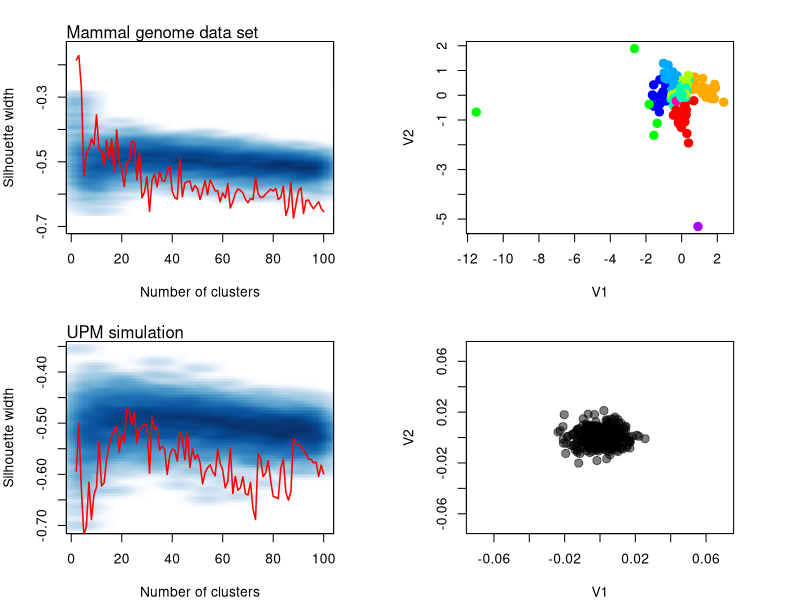
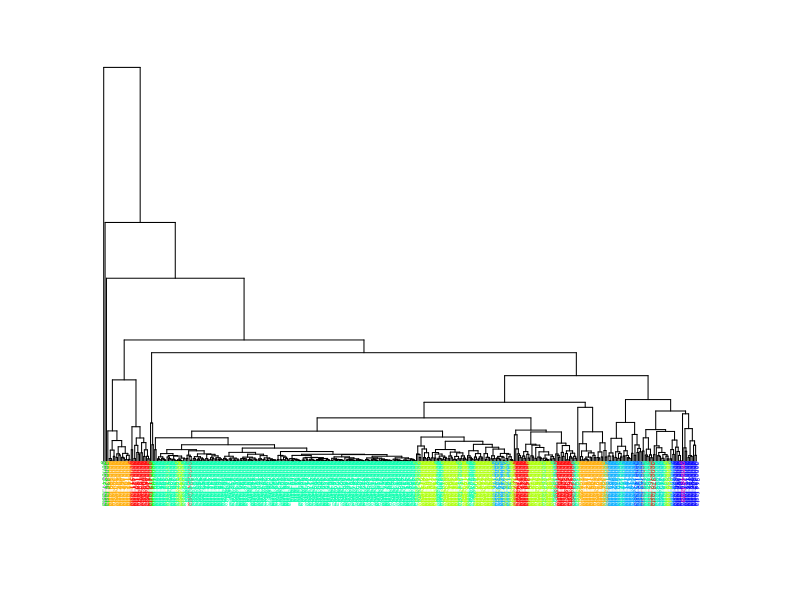
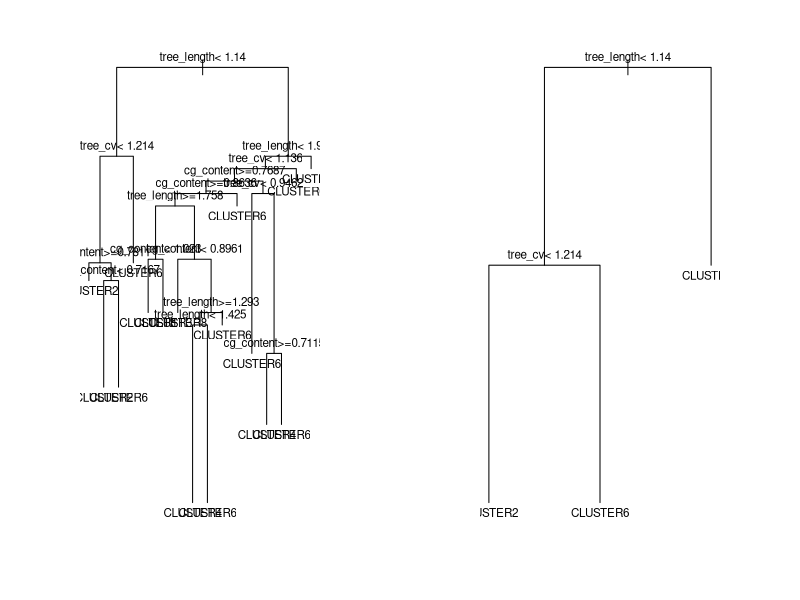

Here is the R script that generated these plots, in order:
#######
## Clustering and MDS
######

library(cluster)

true_cluster <- read.table("empirical_data/out_clus_sil.txt")
true_boot <- read.table("empirical_data/out_boot1.txt")
true_points <- read.table("empirical_data/points_mds.txt")

true_cluster_150 <- true_cluster[true_cluster[, 1] <= 100, ]
true_boot_150 <- true_boot[true_boot[, 1] <= 100, ]

sim_cluster <- read.table("upm_simulations/sim_clus_sil.txt")
sim_boot <- read.table("upm_simulations/out_boot1.sil.txt")
sim_points <- read.table("upm_simulations/points_points_sim_mds.txt")

sim_cluster_150 <- sim_cluster[sim_cluster[, 1] <= 100, ]
sim_boot_150 <- sim_boot[sim_boot[, 1] <= 100, ]
boot_ranges <- matrix(NA, nrow(true_cluster), 3)
for(i in 1:nrow(true_cluster)){
      boot_ranges[i, ] <- c(i + 1, range(true_boot[true_boot[, 1]==(i + 1), 2]))
}
signiff_clusters <- sapply(1:nrow(true_cluster), function(x) (true_cluster[x, 2] > boot_ranges[x, 3]))

cluster_id <- clara(true_points, k = 9)

pdf("upm_summary_results.pdf", width = 20, height = 13)
#########
#pdf("upm_plots.pdf")
par(mfrow = c(2, 2))
par(mar = c(4, 4, 2.5, 4))
smoothScatter((true_boot_150[, 1]), true_boot_150[, 2], pch = "", col = rgb(0, 0, 0.5, 0.1), ylim = c(-0.7, -0.15), xlab = "Number of clusters", ylab = "Silhouette width")
mtext("Mammal genome data set", adj = 0)
lines(true_cluster_150, lwd = 1.5, col = "red")
plot(true_points[, 1:2], pch = 20, col = rainbow(9)[cluster_id$clustering], cex = 2)

smoothScatter(sim_boot_150[, 1], sim_boot_150[, 2], pch = "", col = rgb(0, 0, 0.5, 0.1), xlab = "Number of clusters", ylab = "Silhouette width")
mtext("UPM simulation", adj = 0)
lines(sim_cluster_150, lwd = 1.5, col = "red")
plot(sim_points[, 1:2], pch = 20, xlim = c(-0.07, 0.07), ylim = c(-0.07, 0.07), col = rgb(0, 0, 0, 0.5), cex = 2)

#dev.off()

###########
##########
# hierarchical clustering
###########
##########
library(ape)
par(mfrow = c(1, 1))
mds_matrix <- dist(read.table("empirical_data/points_mds.txt"))
#sbsd_matrix <- as.dist(read.table("fill_sbsdout.txt", head = T))
hclu <- as.phylo(hclust(mds_matrix))
plot(hclu, tip.color = rainbow(9)[cluster_id$clustering], direction = "downwards", cex = 0.4)

###################
##################
# tree classifier
################
################
library(rpart)

data_classify <- read.table('classification_data.csv', sep = ',', head= T, row.names = 1)

tr2 <- rpart(cluster ~ cg_content + tree_cv + tree_length, data = data_classify)
tr2.p <- prune(tr2, cp = 0.024)
printcp(tr2.p)

par(mfrow = c(1, 2))
plot(tr2)
text(tr2, cex = 0.7)
plot(tr2.p)
text(tr2.p, cex = 0.7)

dev.off()



